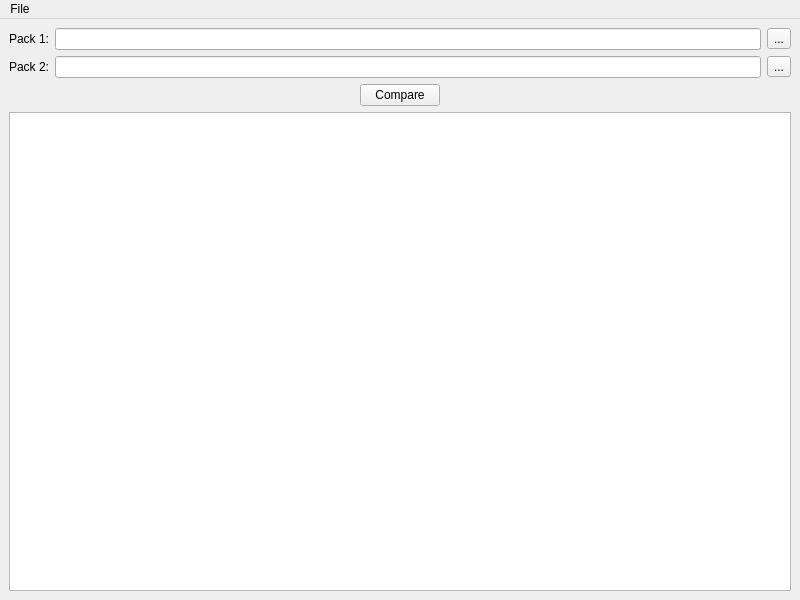
<?xml version="1.0" encoding="UTF-8"?>
<ui version="4.0">
 <class>PackCompare</class>
 <widget class="QMainWindow" name="PackCompare">
  <property name="geometry">
   <rect>
    <x>0</x>
    <y>0</y>
    <width>800</width>
    <height>600</height>
   </rect>
  </property>
  <property name="windowTitle">
   <string>MainWindow</string>
  </property>
  <widget class="QWidget" name="centralwidget">
   <layout class="QGridLayout" name="gridLayout">
    <item row="0" column="0">
     <layout class="QHBoxLayout" name="horizontalLayout">
      <item>
       <widget class="QLabel" name="packLabel1">
        <property name="text">
         <string>Pack 1:</string>
        </property>
       </widget>
      </item>
      <item>
       <widget class="QLineEdit" name="packEdit1"/>
      </item>
      <item>
       <widget class="QToolButton" name="packBrowse1">
        <property name="text">
         <string>...</string>
        </property>
       </widget>
      </item>
     </layout>
    </item>
    <item row="1" column="0">
     <layout class="QHBoxLayout" name="horizontalLayout_2">
      <item>
       <widget class="QLabel" name="packLabel2">
        <property name="text">
         <string>Pack 2:</string>
        </property>
       </widget>
      </item>
      <item>
       <widget class="QLineEdit" name="packEdit2"/>
      </item>
      <item>
       <widget class="QToolButton" name="packBrowse2">
        <property name="text">
         <string>...</string>
        </property>
       </widget>
      </item>
     </layout>
    </item>
    <item row="5" column="0">
     <widget class="QTextBrowser" name="textBrowser"/>
    </item>
    <item row="3" column="0">
     <layout class="QHBoxLayout" name="horizontalLayout_3">
      <item>
       <spacer name="horizontalSpacer">
        <property name="orientation">
         <enum>Qt::Horizontal</enum>
        </property>
        <property name="sizeHint" stdset="0">
         <size>
          <width>40</width>
          <height>20</height>
         </size>
        </property>
       </spacer>
      </item>
      <item>
       <widget class="QPushButton" name="compare">
        <property name="sizePolicy">
         <sizepolicy hsizetype="Minimum" vsizetype="Fixed">
          <horstretch>0</horstretch>
          <verstretch>0</verstretch>
         </sizepolicy>
        </property>
        <property name="text">
         <string>Compare</string>
        </property>
       </widget>
      </item>
      <item>
       <spacer name="horizontalSpacer_2">
        <property name="orientation">
         <enum>Qt::Horizontal</enum>
        </property>
        <property name="sizeHint" stdset="0">
         <size>
          <width>40</width>
          <height>20</height>
         </size>
        </property>
       </spacer>
      </item>
     </layout>
    </item>
   </layout>
  </widget>
  <widget class="QMenuBar" name="menubar">
   <property name="geometry">
    <rect>
     <x>0</x>
     <y>0</y>
     <width>800</width>
     <height>21</height>
    </rect>
   </property>
   <widget class="QMenu" name="menuFile">
    <property name="title">
     <string>File</string>
    </property>
    <addaction name="actionClose"/>
   </widget>
   <addaction name="menuFile"/>
  </widget>
  <action name="actionClose">
   <property name="text">
    <string>Close</string>
   </property>
  </action>
 </widget>
 <resources/>
 <connections/>
</ui>
